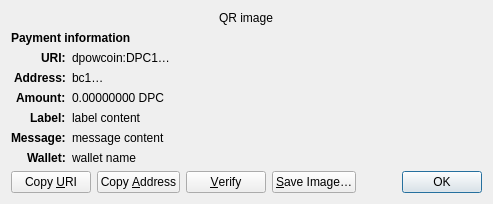
<?xml version="1.0" encoding="UTF-8"?>
<ui version="4.0">
 <class>ReceiveRequestDialog</class>
 <widget class="QDialog" name="ReceiveRequestDialog">
  <property name="geometry">
   <rect>
    <x>0</x>
    <y>0</y>
    <width>413</width>
    <height>229</height>
   </rect>
  </property>
  <property name="windowTitle">
   <string>Request payment to …</string>
  </property>
  <layout class="QGridLayout" name="gridLayout" columnstretch="0,1">
   <property name="sizeConstraint">
    <enum>QLayout::SetFixedSize</enum>
   </property>
   <item row="0" column="0" colspan="2" alignment="Qt::AlignHCenter">
    <widget class="QRImageWidget" name="qr_code">
     <property name="text">
      <string notr="true">QR image</string>
     </property>
     <property name="textInteractionFlags">
      <set>Qt::NoTextInteraction</set>
     </property>
    </widget>
   </item>
   <item row="1" column="0" colspan="2">
    <widget class="QLabel" name="payment_header">
     <property name="font">
      <font>
       <weight>75</weight>
       <bold>true</bold>
      </font>
     </property>
     <property name="text">
      <string>Payment information</string>
     </property>
     <property name="textInteractionFlags">
      <set>Qt::NoTextInteraction</set>
     </property>
    </widget>
   </item>
   <item row="2" column="0" alignment="Qt::AlignRight|Qt::AlignTop">
    <widget class="QLabel" name="uri_tag">
     <property name="font">
      <font>
       <weight>75</weight>
       <bold>true</bold>
      </font>
     </property>
     <property name="text">
      <string notr="true">URI:</string>
     </property>
     <property name="textFormat">
      <enum>Qt::PlainText</enum>
     </property>
     <property name="textInteractionFlags">
      <set>Qt::NoTextInteraction</set>
     </property>
    </widget>
   </item>
   <item row="2" column="1" alignment="Qt::AlignTop">
    <widget class="QLabel" name="uri_content">
     <property name="text">
      <string notr="true">dpowcoin:DPC1…</string>
     </property>
     <property name="textFormat">
      <enum>Qt::RichText</enum>
     </property>
     <property name="wordWrap">
      <bool>true</bool>
     </property>
     <property name="textInteractionFlags">
      <set>Qt::TextSelectableByMouse</set>
     </property>
    </widget>
   </item>
   <item row="3" column="0" alignment="Qt::AlignRight|Qt::AlignTop">
    <widget class="QLabel" name="address_tag">
     <property name="font">
      <font>
       <weight>75</weight>
       <bold>true</bold>
      </font>
     </property>
     <property name="text">
      <string>Address:</string>
     </property>
     <property name="textInteractionFlags">
      <set>Qt::NoTextInteraction</set>
     </property>
    </widget>
   </item>
   <item row="3" column="1" alignment="Qt::AlignTop">
    <widget class="QLabel" name="address_content">
     <property name="text">
      <string notr="true">bc1…</string>
     </property>
     <property name="textFormat">
      <enum>Qt::PlainText</enum>
     </property>
     <property name="textInteractionFlags">
      <set>Qt::TextSelectableByMouse</set>
     </property>
    </widget>
   </item>
   <item row="4" column="0" alignment="Qt::AlignRight|Qt::AlignTop">
    <widget class="QLabel" name="amount_tag">
     <property name="font">
      <font>
       <weight>75</weight>
       <bold>true</bold>
      </font>
     </property>
     <property name="text">
      <string>Amount:</string>
     </property>
     <property name="textInteractionFlags">
      <set>Qt::NoTextInteraction</set>
     </property>
    </widget>
   </item>
   <item row="4" column="1" alignment="Qt::AlignTop">
    <widget class="QLabel" name="amount_content">
     <property name="text">
      <string notr="true">0.00000000 DPC</string>
     </property>
     <property name="textFormat">
      <enum>Qt::PlainText</enum>
     </property>
     <property name="textInteractionFlags">
      <set>Qt::TextSelectableByMouse</set>
     </property>
    </widget>
   </item>
   <item row="5" column="0" alignment="Qt::AlignRight|Qt::AlignTop">
    <widget class="QLabel" name="label_tag">
     <property name="font">
      <font>
       <weight>75</weight>
       <bold>true</bold>
      </font>
     </property>
     <property name="text">
      <string>Label:</string>
     </property>
     <property name="textInteractionFlags">
      <set>Qt::NoTextInteraction</set>
     </property>
    </widget>
   </item>
   <item row="5" column="1" alignment="Qt::AlignTop">
    <widget class="QLabel" name="label_content">
     <property name="text">
      <string notr="true">label content</string>
     </property>
     <property name="textFormat">
      <enum>Qt::PlainText</enum>
     </property>
     <property name="wordWrap">
      <bool>true</bool>
     </property>
     <property name="textInteractionFlags">
      <set>Qt::TextSelectableByMouse</set>
     </property>
    </widget>
   </item>
   <item row="6" column="0" alignment="Qt::AlignRight|Qt::AlignTop">
    <widget class="QLabel" name="message_tag">
     <property name="font">
      <font>
       <weight>75</weight>
       <bold>true</bold>
      </font>
     </property>
     <property name="text">
      <string>Message:</string>
     </property>
     <property name="textInteractionFlags">
      <set>Qt::NoTextInteraction</set>
     </property>
    </widget>
   </item>
   <item row="6" column="1" alignment="Qt::AlignTop">
    <widget class="QLabel" name="message_content">
     <property name="text">
      <string notr="true">message content</string>
     </property>
     <property name="textFormat">
      <enum>Qt::PlainText</enum>
     </property>
     <property name="wordWrap">
      <bool>true</bool>
     </property>
     <property name="textInteractionFlags">
      <set>Qt::TextSelectableByMouse</set>
     </property>
    </widget>
   </item>
   <item row="7" column="0" alignment="Qt::AlignRight|Qt::AlignTop">
    <widget class="QLabel" name="wallet_tag">
     <property name="font">
      <font>
       <weight>75</weight>
       <bold>true</bold>
      </font>
     </property>
     <property name="text">
      <string>Wallet:</string>
     </property>
     <property name="textInteractionFlags">
      <set>Qt::NoTextInteraction</set>
     </property>
    </widget>
   </item>
   <item row="7" column="1" alignment="Qt::AlignTop">
    <widget class="QLabel" name="wallet_content">
     <property name="text">
      <string notr="true">wallet name</string>
     </property>
     <property name="textFormat">
      <enum>Qt::PlainText</enum>
     </property>
     <property name="wordWrap">
      <bool>true</bool>
     </property>
     <property name="textInteractionFlags">
      <set>Qt::TextSelectableByMouse</set>
     </property>
    </widget>
   </item>
   <item row="8" column="0" colspan="2">
    <layout class="QHBoxLayout" name="horizontalLayout">
     <item>
      <widget class="QPushButton" name="btnCopyURI">
       <property name="text">
        <string>Copy &amp;URI</string>
       </property>
       <property name="autoDefault">
        <bool>false</bool>
       </property>
      </widget>
     </item>
     <item>
      <widget class="QPushButton" name="btnCopyAddress">
       <property name="text">
        <string>Copy &amp;Address</string>
       </property>
       <property name="autoDefault">
        <bool>false</bool>
       </property>
      </widget>
     </item>
     <item>
      <widget class="QPushButton" name="btnVerify">
       <property name="text">
        <string>&amp;Verify</string>
       </property>
       <property name="toolTip">
        <string>Verify this address on e.g. a hardware wallet screen</string>
       </property>
       <property name="autoDefault">
        <bool>false</bool>
       </property>
      </widget>
     </item>
     <item>
      <widget class="QPushButton" name="btnSaveAs">
       <property name="text">
        <string>&amp;Save Image…</string>
       </property>
       <property name="autoDefault">
        <bool>false</bool>
       </property>
      </widget>
     </item>
     <item>
      <spacer name="horizontalSpacer_2">
       <property name="orientation">
        <enum>Qt::Horizontal</enum>
       </property>
       <property name="sizeHint" stdset="0">
        <size>
         <width>40</width>
         <height>20</height>
        </size>
       </property>
      </spacer>
     </item>
     <item>
      <widget class="QDialogButtonBox" name="buttonBox">
       <property name="focusPolicy">
        <enum>Qt::StrongFocus</enum>
       </property>
       <property name="standardButtons">
        <set>QDialogButtonBox::Ok</set>
       </property>
      </widget>
     </item>
    </layout>
   </item>
  </layout>
 </widget>
 <customwidgets>
  <customwidget>
   <class>QRImageWidget</class>
   <extends>QLabel</extends>
   <header>qt/qrimagewidget.h</header>
  </customwidget>
 </customwidgets>
 <tabstops>
  <tabstop>buttonBox</tabstop>
  <tabstop>btnCopyURI</tabstop>
  <tabstop>btnCopyAddress</tabstop>
  <tabstop>btnSaveAs</tabstop>
 </tabstops>
 <resources/>
 <connections>
  <connection>
   <sender>buttonBox</sender>
   <signal>accepted()</signal>
   <receiver>ReceiveRequestDialog</receiver>
   <slot>accept()</slot>
   <hints>
    <hint type="sourcelabel">
     <x>135</x>
     <y>230</y>
    </hint>
    <hint type="destinationlabel">
     <x>135</x>
     <y>126</y>
    </hint>
   </hints>
  </connection>
 </connections>
</ui>
